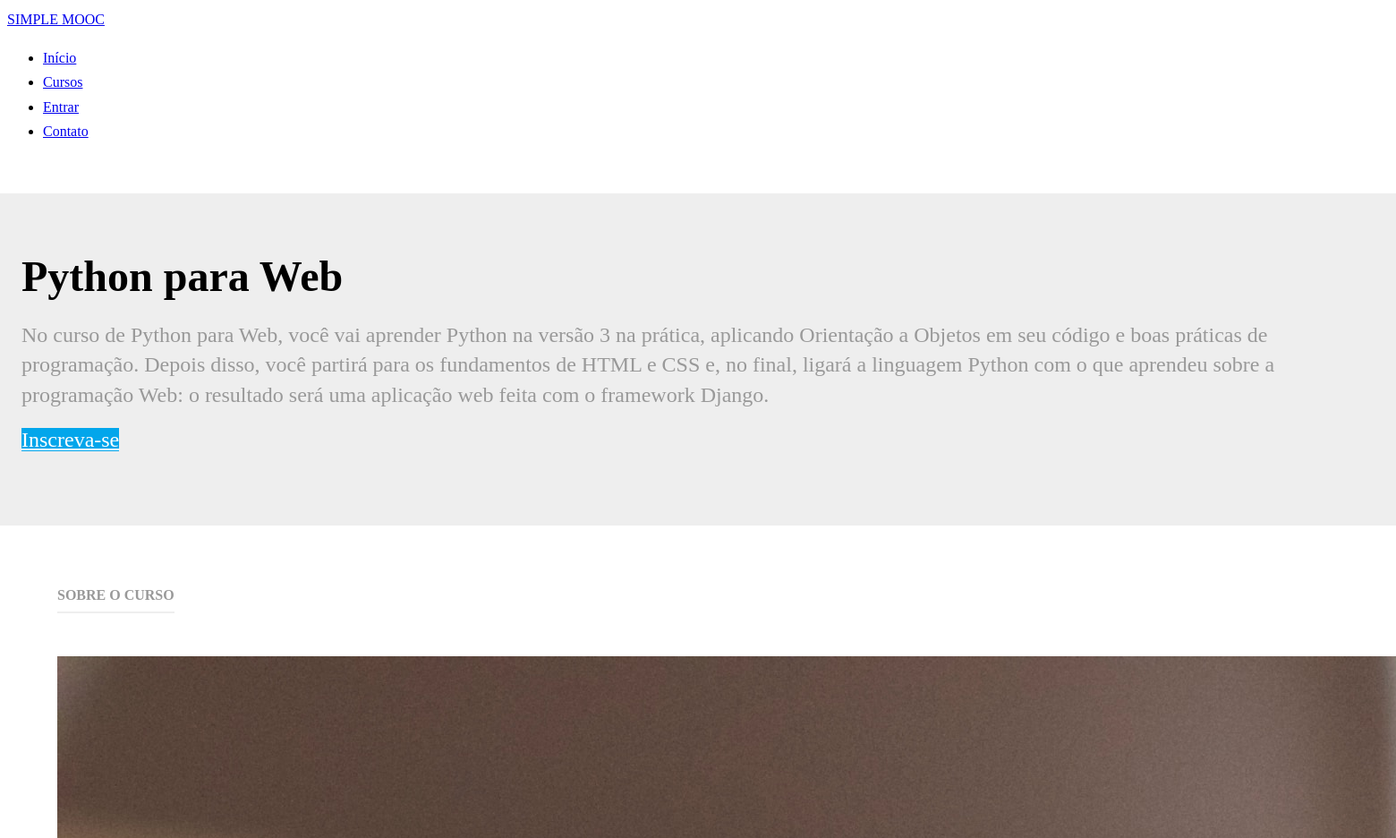
Page /cursos/python-para-web/ (upper part) on the earlier database version.
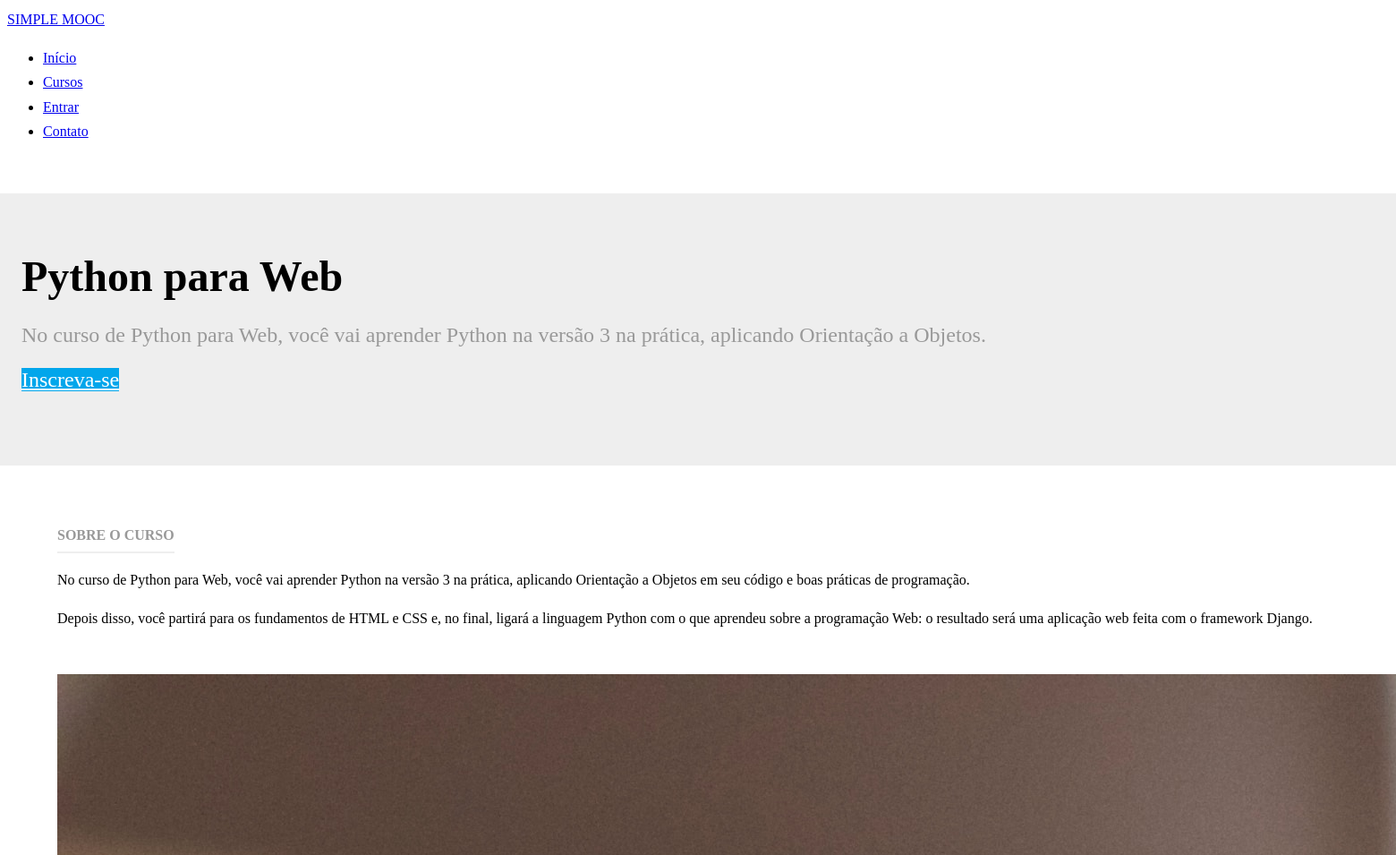
Same page on the later database version.
### courses/models.py (models this page shows, shortened)
class Course(models.Model):
    class Meta:
        verbose_name = 'Curso'
        verbose_name_plural = 'Cursos'
        ordering = ['name']
    name = models.CharField('Nome', max_length=100)
    slug = models.SlugField('Atalho')
    description = models.TextField('Descrição', blank=True)
    about = models.TextField('Sobre o curso', blank=True)
    start_date = models.DateField('Data de Início', blank=True, null=True)
    image = models.ImageField(upload_to='courses/images', verbose_name='Imagem', blank=True, null=True)
    created_at = models.DateTimeField('Criado em', auto_now_add=True)
    update_at = models.DateTimeField('Atualizado em', auto_now=True)
    objects = CustomManager()
    def __str__(self):
        return self.name

### courses/views.py (the view)
# urls.py: path('<slug:slug>/', views.details, name='details'),
def details(request, slug):
    course = get_object_or_404(Course, slug=slug)
    context = {}
    if request.method == 'POST':
        form = ContactCourse(request.POST)
        if form.is_valid():
            context['is_valid'] = True
            form.send_mail(course)
            form = ContactCourse()
    else:
        form = ContactCourse()
    context['form'] = form
    context['course'] = course
    template_name = 'courses/details.html'
    return render(request, template_name, context)

### courses/templates/courses/details.html (shortened to what this page needs)
{% extends "base.html" %}
{% load static %}
{% block container %}
<div class="splash">
    <div class="pure-g-r">
        <div class="pure-u-1">
            <div class="l-box splash-text">
                <h1 class="splash-head">
                    {{ course }}
                </h1>
                <h2 class="splash-subhead">
                    {{ course.description }}
                </h2>
                <p>
                    <a href="#" class="pure-button primary-button">Inscreva-se</a>
                </p>
            </div>
        </div>
    </div>
</div>
<div class="pure-g-r content-ribbon">
    <div class="pure-u-2-3">
        <div class="l-box">
            <h4 class="content-subhead">Sobre o Curso</h4>
            {{ course.about|linebreaks }}
        </div>
    </div>
    <div class="pure-u-1-3">
        <div class="l-box">
            {% if course.image %}
            <img src="{{ course.image.url }}" alt="" />
            {% else %}
            <img src="{% static 'img/course-image.jpg' %}" alt="" />
            {% endif %}
        </div>
    </div>
</div>
{% endblock %}

### core/templates/base.html (shortened to what this page needs)
<!doctype html>
{% load static %}
<html lang="en">
<head>
    <link rel="stylesheet" href="http://yui.yahooapis.com/pure/0.3.0/pure-min.css">
    <link rel="stylesheet" href="{% static 'css/styles.css' %}" />
</head>
<body>
<div class="content">
    <div class="header">
        <div class="pure-menu pure-menu-open pure-menu-fixed pure-menu-horizontal">
            <a class="pure-menu-heading" href="{% url 'core:home' %}">SIMPLE MOOC</a>
            <ul>
                <li class="pure-menu-selected"><a href="{% url 'core:home' %}">Início</a></li>
                <li><a href="{% url 'courses:index' %}">Cursos</a></li>
                <li><a href="{% url 'accounts:login' %}">Entrar</a></li>
                <li><a href="{% url 'core:contact' %}">Contato</a></li>
            </ul>
        </div>
    </div>
    <div class="content">
        {% block container %}{% endblock %}
    </div>
</div>
</body>
</html>

### core/static/css/styles.css (style rules this page uses)
* { -webkit-box-sizing: border-box; -moz-box-sizing: border-box; box-sizing: border-box; }
body { margin: 0 auto; line-height: 1.7em; }
.l-box { padding: 1em; }
.header { margin: 0 0; }
.header .pure-menu { padding: 0.5em; }
body .primary-button { background: #02a6eb; color: #fff; }
.splash { margin: 2em auto 0; padding: 3em 0.5em; background: #eee; }
.splash .splash-head { font-size: 300%; margin: 0em 0; line-height: 1.2em; }
.splash .splash-subhead { color: #999; font-weight: 300; line-height: 1.4em; }
.splash .primary-button { font-size: 150%; }
.content .content-subhead { color: #999; padding-bottom: 0.3em; text-transform: uppercase; margin: 0; border-bottom: 2px solid #eee; display: inline-block; }
.content .content-ribbon { margin: 3em; border-bottom: 1px solid #eee; }

Differences in the rows shown:
changed Course "Python para Web": description "…prática, aplicando Orientação a Objetos em seu código e boas práticas de programação. Depois disso, você partirá para os fundamentos de HTML e CSS e, no final, ligará a linguagem Python com o que aprendeu sobre a programação Web: o resultado será uma aplicação web feita com o framework Django." → "No curso de Python para Web, você vai aprender Python na versão 3 na prática, aplicando Orientação a Objetos."; about (not shown) → "No curso de Python para Web, você vai aprender Python na versão 3 na prática, aplicando Orientação a Objetos em seu código e boas práticas de programação. Depois disso, você partirá para os fundamentos de HTML e CSS e, no final, ligará a linguagem Python com o que aprendeu sobre a programação Web: o resultado será uma aplicação web feita com o framework Django."
